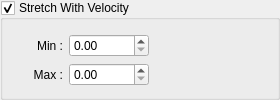
      <widget class="QGroupBox" name="Stretched">
       <property name="minimumSize">
        <size>
         <width>280</width>
         <height>0</height>
        </size>
       </property>
       <property name="title">
        <string>Stretch With Velocity</string>
       </property>
       <property name="flat">
        <bool>false</bool>
       </property>
       <property name="checkable">
        <bool>true</bool>
       </property>
       <layout class="QFormLayout" name="formLayout_5">
        <property name="labelAlignment">
         <set>Qt::AlignRight|Qt::AlignTrailing|Qt::AlignVCenter</set>
        </property>
        <property name="leftMargin">
         <number>0</number>
        </property>
        <property name="topMargin">
         <number>14</number>
        </property>
        <item row="0" column="0">
         <widget class="QLabel" name="StretchMinLabel">
          <property name="minimumSize">
           <size>
            <width>60</width>
            <height>0</height>
           </size>
          </property>
          <property name="text">
           <string>Min :</string>
          </property>
          <property name="alignment">
           <set>Qt::AlignRight|Qt::AlignTrailing|Qt::AlignVCenter</set>
          </property>
         </widget>
        </item>
        <item row="0" column="1">
         <widget class="QcDoubleSpinBox" name="StretchMin">
          <property name="maximumSize">
           <size>
            <width>80</width>
            <height>16777215</height>
           </size>
          </property>
          <property name="singleStep">
           <double>0.100000000000000</double>
          </property>
         </widget>
        </item>
        <item row="1" column="0">
         <widget class="QLabel" name="StretchMaxLabel">
          <property name="minimumSize">
           <size>
            <width>60</width>
            <height>0</height>
           </size>
          </property>
          <property name="text">
           <string>Max :</string>
          </property>
          <property name="alignment">
           <set>Qt::AlignRight|Qt::AlignTrailing|Qt::AlignVCenter</set>
          </property>
         </widget>
        </item>
        <item row="1" column="1">
         <widget class="QcDoubleSpinBox" name="StretchMax">
          <property name="maximumSize">
           <size>
            <width>80</width>
            <height>16777215</height>
           </size>
          </property>
          <property name="maximum">
           <double>99.989999999999995</double>
          </property>
          <property name="singleStep">
           <double>0.100000000000000</double>
          </property>
         </widget>
        </item>
       </layout>
      </widget>
